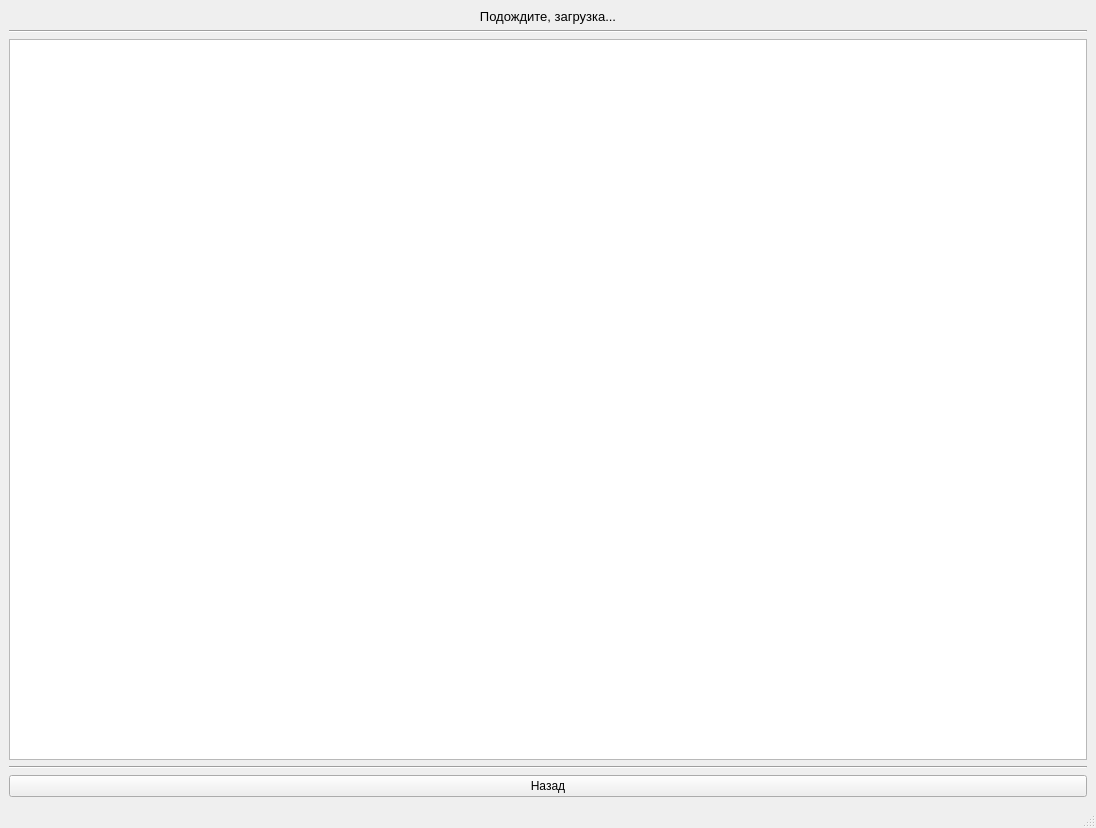
<?xml version="1.0" encoding="UTF-8"?>
<ui version="4.0">
 <class>MainWindow</class>
 <widget class="QMainWindow" name="MainWindow">
  <property name="geometry">
   <rect>
    <x>0</x>
    <y>0</y>
    <width>1096</width>
    <height>828</height>
   </rect>
  </property>
  <property name="windowTitle">
   <string notr="true">Загрузка...</string>
  </property>
  <widget class="QWidget" name="centralwidget">
   <layout class="QVBoxLayout" name="verticalLayout">
    <item>
     <widget class="QLabel" name="label">
      <property name="font">
       <font>
        <family>Segoe UI</family>
        <pointsize>10</pointsize>
       </font>
      </property>
      <property name="text">
       <string>Подождите, загрузка...</string>
      </property>
      <property name="alignment">
       <set>Qt::AlignCenter</set>
      </property>
     </widget>
    </item>
    <item>
     <widget class="Line" name="line_3">
      <property name="orientation">
       <enum>Qt::Horizontal</enum>
      </property>
     </widget>
    </item>
    <item>
     <widget class="QTableWidget" name="data_table">
      <property name="editTriggers">
       <set>QAbstractItemView::NoEditTriggers</set>
      </property>
      <attribute name="verticalHeaderVisible">
       <bool>false</bool>
      </attribute>
     </widget>
    </item>
    <item>
     <widget class="Line" name="line">
      <property name="orientation">
       <enum>Qt::Horizontal</enum>
      </property>
     </widget>
    </item>
    <item>
     <widget class="QPushButton" name="exit_button">
      <property name="text">
       <string>Назад</string>
      </property>
     </widget>
    </item>
   </layout>
  </widget>
  <widget class="QMenuBar" name="menubar">
   <property name="geometry">
    <rect>
     <x>0</x>
     <y>0</y>
     <width>1096</width>
     <height>26</height>
    </rect>
   </property>
  </widget>
  <widget class="QStatusBar" name="statusbar"/>
 </widget>
 <resources/>
 <connections/>
</ui>
